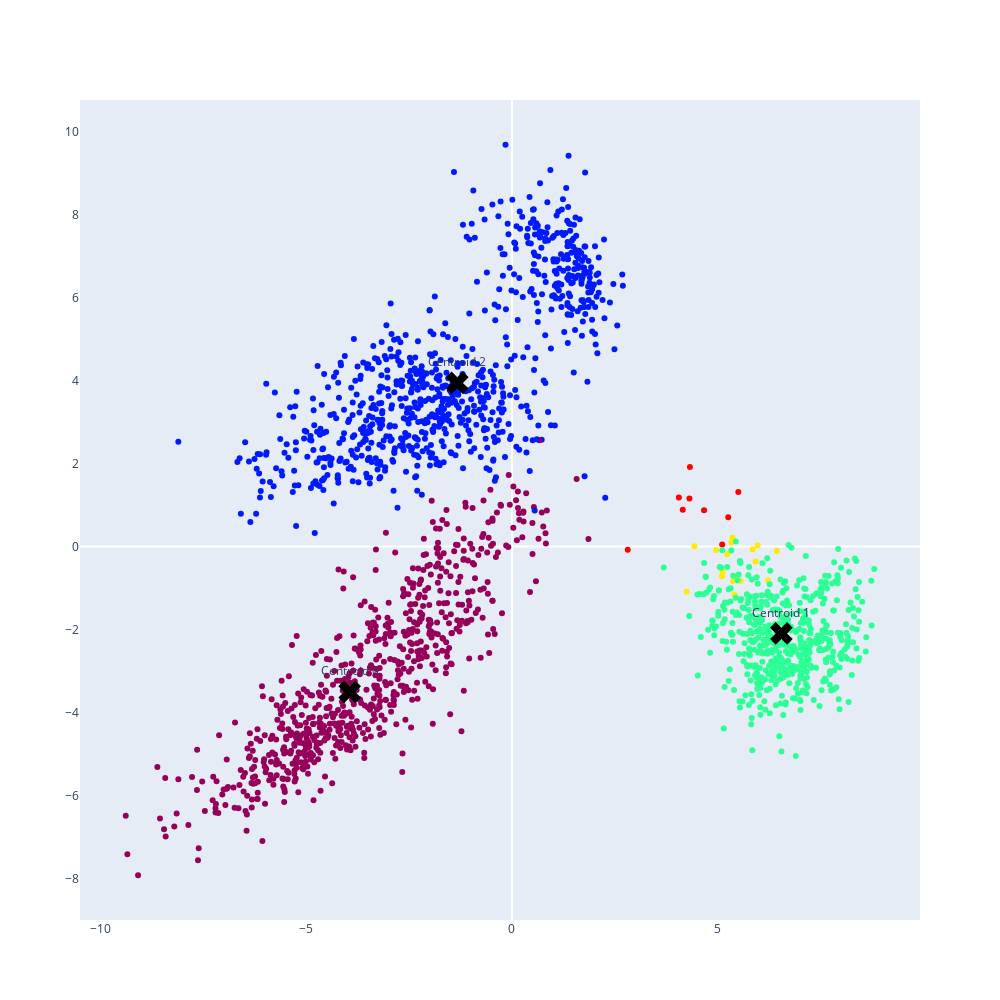

The code cell stored with this chart in its notebook:
### Markdown cell above
# show_plot

### Code cell
def show_plot(labels, embeddings, kmeans=None, title=None, show_labels=False, color_by=None):

    if kmeans:
        labels_new = []
        for label, cluster_id in zip(labels, kmeans.labels_):
            labels_new.append(label + "-centroid:" + str(cluster_id))
        labels = np.array(labels_new)

    if color_by:
        if color_by == "lemma":
            color_id_list = []
            color_id_dict = {}
            color_id_current = 0
            for l in labels:
                lemma = l.split("-")[0]
                color_id = color_id_dict.get(lemma)
                if color_id is None:
                    color_id = color_id_current
                    color_id_dict[lemma] = color_id
                    color_id_current += 1
                color_id_list.append(color_id)
        elif color_by == "kmeans":
            color_id_list = kmeans.labels_
        else:
            raise Exception('arg `color_by` must be either `"lemma"`, `"kmeans"`, or `None`')
    else:
        color_id_list = [0 for _ in embeddings]

    fig = go.Figure(
        data=go.Scatter(
            x=embeddings[:, 0],
            y=embeddings[:, 1],
            mode="markers",
            customdata=labels[:, np.newaxis],
            marker=dict(
                color=color_id_list,
                colorscale="rainbow",
            ),
            hovertemplate="x: %{x}<br>y: %{y}<br>label: %{customdata[0]}<extra></extra>",
            showlegend=False,
        ),
        layout=go.Layout(
            title=title,
            width=1000,
            height=1000,
            xaxis=dict(showgrid=False),
            yaxis=dict(showgrid=False),
        ),
    )
    if kmeans:
        for i, (cx, cy) in enumerate(kmeans.cluster_centers_):
            kmeans_label = f"Centroid {i}"
            fig.add_scatter(
                x=[cx],
                y=[cy],
                mode="markers+text",
                marker=dict(
                    color="black",
                    size=20,
                    symbol="x",
                ),
                text=[kmeans_label],
                textposition="top center",
                showlegend=False,
                hovertemplate="x: %{x}<br>y: %{y}<br>" + kmeans_label + "<extra></extra>",
            )
    fig.show()


show_plot(
    labels=labels,
    embeddings=embeddings_pca,
    kmeans=embeddings_kmeans_pca,
    show_labels=False,
    color_by="lemma",
)

### Figure 1 — Plotly figure (JSON) as saved in the notebook; plotly's stock layout.template omitted (floating-point values rounded to 4 significant figures; data arrays with more than 128 entries replaced by an {"elided": "..."} marker saying what was removed)
{"data": [{"customdata": {"elided": "2085x1 str values"}, "hovertemplate": "x: %{x}<br>y: %{y}<br>label: %{customdata[0]}<extra></extra>", "marker": {"color": {"elided": "2085 int values"}, "colorscale": [[0, "rgb(150,0,90)"], [0.125, "rgb(0,0,200)"], [0.25, "rgb(0,25,255)"], [0.375, "rgb(0,152,255)"], [0.5, "rgb(44,255,150)"], [0.625, "rgb(151,255,0)"], [0.75, "rgb(255,234,0)"], [0.875, "rgb(255,111,0)"], [1, "rgb(255,0,0)"]]}, "mode": "markers", "showlegend": false, "type": "scatter", "x": {"elided": "2085 float values"}, "y": {"elided": "2085 float values"}}, {"hovertemplate": "x: %{x}<br>y: %{y}<br>Centroid 0<extra></extra>", "marker": {"color": "black", "size": 20, "symbol": "x"}, "mode": "markers+text", "showlegend": false, "text": ["Centroid 0"], "textposition": "top center", "type": "scatter", "x": [-3.948], "y": [-3.506]}, {"hovertemplate": "x: %{x}<br>y: %{y}<br>Centroid 1<extra></extra>", "marker": {"color": "black", "size": 20, "symbol": "x"}, "mode": "markers+text", "showlegend": false, "text": ["Centroid 1"], "textposition": "top center", "type": "scatter", "x": [6.553], "y": [-2.095]}, {"hovertemplate": "x: %{x}<br>y: %{y}<br>Centroid 2<extra></extra>", "marker": {"color": "black", "size": 20, "symbol": "x"}, "mode": "markers+text", "showlegend": false, "text": ["Centroid 2"], "textposition": "top center", "type": "scatter", "x": [-1.33], "y": [3.944]}], "layout": {"height": 1000, "width": 1000, "xaxis": {"showgrid": false}, "yaxis": {"showgrid": false}}}
